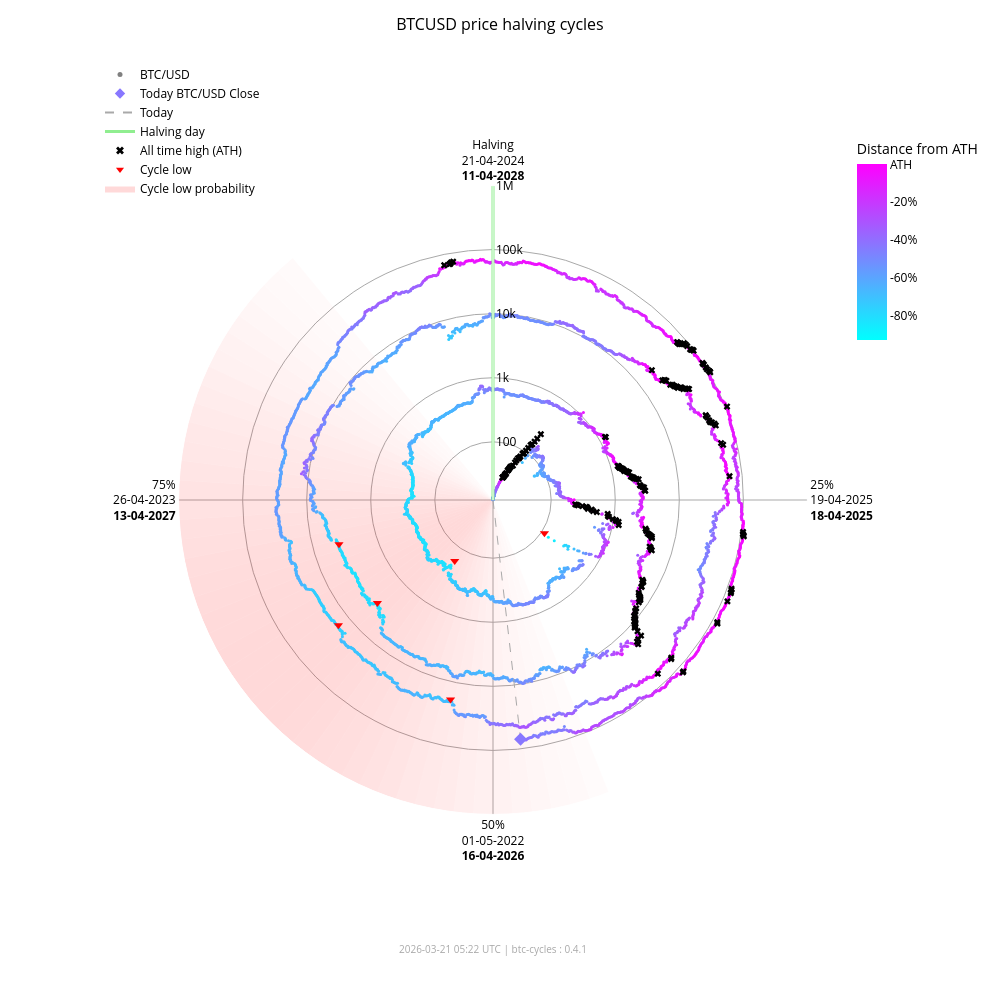

This figure's notebook cell:
### Markdown cell above
### Interactive chart (plotly)

### Code cell
fig_interactive = btc.plot(
    kind="interactive",
    from_date="2012-11-28",
)
# plotly config for interactivity
config = {"scrollZoom": True, "displayModeBar": True}
# display in notebook
fig_interactive.show(config=config)

### Figure 1 — Plotly figure (JSON) as saved in the notebook; plotly's stock layout.template omitted (floating-point values rounded to 4 significant figures; data arrays with more than 128 entries replaced by an {"elided": "..."} marker saying what was removed)
{"data": [{"fill": "toself", "fillcolor": "rgba(255,0,0,0.017168280509461755)", "hoverinfo": "skip", "line": {"width": 0}, "mode": "lines", "r": [12.35, 1000000, 1000000, 12.35, 12.35], "showlegend": false, "theta": [158.4, 158.4, 162.0, 162.0, 158.4], "type": "scatterpolar"}, {"fill": "toself", "fillcolor": "rgba(255,0,0,0.022114794501891175)", "hoverinfo": "skip", "line": {"width": 0}, "mode": "lines", "r": [12.35, 1000000, 1000000, 12.35, 12.35], "showlegend": false, "theta": [162.0, 162.0, 165.6, 165.6, 162.0], "type": "scatterpolar"}, {"fill": "toself", "fillcolor": "rgba(255,0,0,0.02790404259511669)", "hoverinfo": "skip", "line": {"width": 0}, "mode": "lines", "r": [12.35, 1000000, 1000000, 12.35, 12.35], "showlegend": false, "theta": [165.6, 165.6, 169.2, 169.2, 165.6], "type": "scatterpolar"}, {"fill": "toself", "fillcolor": "rgba(255,0,0,0.034518294852420334)", "hoverinfo": "skip", "line": {"width": 0}, "mode": "lines", "r": [12.35, 1000000, 1000000, 12.35, 12.35], "showlegend": false, "theta": [169.2, 169.2, 172.8, 172.8, 169.2], "type": "scatterpolar"}, {"fill": "toself", "fillcolor": "rgba(255,0,0,0.041901979682821514)", "hoverinfo": "skip", "line": {"width": 0}, "mode": "lines", "r": [12.35, 1000000, 1000000, 12.35, 12.35], "showlegend": false, "theta": [172.8, 172.8, 176.4, 176.4, 172.8], "type": "scatterpolar"}, {"fill": "toself", "fillcolor": "rgba(255,0,0,0.04996405861294358)", "hoverinfo": "skip", "line": {"width": 0}, "mode": "lines", "r": [12.35, 1000000, 1000000, 12.35, 12.35], "showlegend": false, "theta": [176.4, 176.4, 180.0, 180.0, 176.4], "type": "scatterpolar"}, {"fill": "toself", "fillcolor": "rgba(255,0,0,0.05858349692240514)", "hoverinfo": "skip", "line": {"width": 0}, "mode": "lines", "r": [12.35, 1000000, 1000000, 12.35, 12.35], "showlegend": false, "theta": [180.0, 180.0, 183.6, 183.6, 180.0], "type": "scatterpolar"}, {"fill": "toself", "fillcolor": "rgba(255,0,0,0.06761662035375064)", "hoverinfo": "skip", "line": {"width": 0}, "mode": "lines", "r": [12.35, 1000000, 1000000, 12.35, 12.35], "showlegend": false, "theta": [183.6, 183.6, 187.2, 187.2, 183.6], "type": "scatterpolar"}, {"fill": "toself", "fillcolor": "rgba(255,0,0,0.07690481219944661)", "hoverinfo": "skip", "line": {"width": 0}, "mode": "lines", "r": [12.35, 1000000, 1000000, 12.35, 12.35], "showlegend": false, "theta": [187.2, 187.2, 190.8, 190.8, 187.2], "type": "scatterpolar"}, {"fill": "toself", "fillcolor": "rgba(255,0,0,0.08628112000611096)", "hoverinfo": "skip", "line": {"width": 0}, "mode": "lines", "r": [12.35, 1000000, 1000000, 12.35, 12.35], "showlegend": false, "theta": [190.8, 190.8, 194.4, 194.4, 190.8], "type": "scatterpolar"}, {"fill": "toself", "fillcolor": "rgba(255,0,0,0.09557490841018089)", "hoverinfo": "skip", "line": {"width": 0}, "mode": "lines", "r": [12.35, 1000000, 1000000, 12.35, 12.35], "showlegend": false, "theta": [194.4, 194.4, 198.0, 198.0, 194.4], "type": "scatterpolar"}, {"fill": "toself", "fillcolor": "rgba(255,0,0,0.10461455782963762)", "hoverinfo": "skip", "line": {"width": 0}, "mode": "lines", "r": [12.35, 1000000, 1000000, 12.35, 12.35], "showlegend": false, "theta": [198.0, 198.0, 201.6, 201.6, 198.0], "type": "scatterpolar"}, {"fill": "toself", "fillcolor": "rgba(255,0,0,0.11322908719652829)", "hoverinfo": "skip", "line": {"width": 0}, "mode": "lines", "r": [12.35, 1000000, 1000000, 12.35, 12.35], "showlegend": false, "theta": [201.6, 201.6, 205.2, 205.2, 201.6], "type": "scatterpolar"}, {"fill": "toself", "fillcolor": "rgba(255,0,0,0.12125015337052986)", "hoverinfo": "skip", "line": {"width": 0}, "mode": "lines", "r": [12.35, 1000000, 1000000, 12.35, 12.35], "showlegend": false, "theta": [205.2, 205.2, 208.8, 208.8, 205.2], "type": "scatterpolar"}, {"fill": "toself", "fillcolor": "rgba(255,0,0,0.12851590515331976)", "hoverinfo": "skip", "line": {"width": 0}, "mode": "lines", "r": [12.35, 1000000, 1000000, 12.35, 12.35], "showlegend": false, "theta": [208.8, 208.8, 212.4, 212.4, 208.8], "type": "scatterpolar"}, {"fill": "toself", "fillcolor": "rgba(255,0,0,0.13487757461161184)", "hoverinfo": "skip", "line": {"width": 0}, "mode": "lines", "r": [12.35, 1000000, 1000000, 12.35, 12.35], "showlegend": false, "theta": [212.4, 212.4, 216.0, 216.0, 212.4], "type": "scatterpolar"}, {"fill": "toself", "fillcolor": "rgba(255,0,0,0.14020862181849592)", "hoverinfo": "skip", "line": {"width": 0}, "mode": "lines", "r": [12.35, 1000000, 1000000, 12.35, 12.35], "showlegend": false, "theta": [216.0, 216.0, 219.6, 219.6, 216.0], "type": "scatterpolar"}, {"fill": "toself", "fillcolor": "rgba(255,0,0,0.14441504950654527)", "hoverinfo": "skip", "line": {"width": 0}, "mode": "lines", "r": [12.35, 1000000, 1000000, 12.35, 12.35], "showlegend": false, "theta": [219.6, 219.6, 223.2, 223.2, 219.6], "type": "scatterpolar"}, {"fill": "toself", "fillcolor": "rgba(255,0,0,0.14744459351271713)", "hoverinfo": "skip", "line": {"width": 0}, "mode": "lines", "r": [12.35, 1000000, 1000000, 12.35, 12.35], "showlegend": false, "theta": [223.2, 223.2, 226.8, 226.8, 223.2], "type": "scatterpolar"}, {"fill": "toself", "fillcolor": "rgba(255,0,0,0.14929223192296423)", "hoverinfo": "skip", "line": {"width": 0}, "mode": "lines", "r": [12.35, 1000000, 1000000, 12.35, 12.35], "showlegend": false, "theta": [226.8, 226.8, 230.4, 230.4, 226.8], "type": "scatterpolar"}, {"fill": "toself", "fillcolor": "rgba(255,0,0,0.15)", "hoverinfo": "skip", "line": {"width": 0}, "mode": "lines", "r": [12.35, 1000000, 1000000, 12.35, 12.35], "showlegend": false, "theta": [230.4, 230.4, 234.0, 234.0, 230.4], "type": "scatterpolar"}, {"fill": "toself", "fillcolor": "rgba(255,0,0,0.14965033825231114)", "hoverinfo": "skip", "line": {"width": 0}, "mode": "lines", "r": [12.35, 1000000, 1000000, 12.35, 12.35], "showlegend": false, "theta": [234.0, 234.0, 237.6, 237.6, 234.0], "type": "scatterpolar"}, {"fill": "toself", "fillcolor": "rgba(255,0,0,0.14835378057909807)", "hoverinfo": "skip", "line": {"width": 0}, "mode": "lines", "r": [12.35, 1000000, 1000000, 12.35, 12.35], "showlegend": false, "theta": [237.6, 237.6, 241.2, 241.2, 237.6], "type": "scatterpolar"}, {"fill": "toself", "fillcolor": "rgba(255,0,0,0.14623322283554635)", "hoverinfo": "skip", "line": {"width": 0}, "mode": "lines", "r": [12.35, 1000000, 1000000, 12.35, 12.35], "showlegend": false, "theta": [241.2, 241.2, 244.8, 244.8, 241.2], "type": "scatterpolar"}, {"fill": "toself", "fillcolor": "rgba(255,0,0,0.1434078538226231)", "hoverinfo": "skip", "line": {"width": 0}, "mode": "lines", "r": [12.35, 1000000, 1000000, 12.35, 12.35], "showlegend": false, "theta": [244.8, 244.8, 248.4, 248.4, 244.8], "type": "scatterpolar"}, {"fill": "toself", "fillcolor": "rgba(255,0,0,0.13997983179373427)", "hoverinfo": "skip", "line": {"width": 0}, "mode": "lines", "r": [12.35, 1000000, 1000000, 12.35, 12.35], "showlegend": false, "theta": [248.4, 248.4, 252.0, 252.0, 248.4], "type": "scatterpolar"}, {"fill": "toself", "fillcolor": "rgba(255,0,0,0.13602598258454268)", "hoverinfo": "skip", "line": {"width": 0}, "mode": "lines", "r": [12.35, 1000000, 1000000, 12.35, 12.35], "showlegend": false, "theta": [252.0, 252.0, 255.6, 255.6, 252.0], "type": "scatterpolar"}, {"fill": "toself", "fillcolor": "rgba(255,0,0,0.13159547355344953)", "hoverinfo": "skip", "line": {"width": 0}, "mode": "lines", "r": [12.35, 1000000, 1000000, 12.35, 12.35], "showlegend": false, "theta": [255.6, 255.6, 259.2, 259.2, 255.6], "type": "scatterpolar"}, {"fill": "toself", "fillcolor": "rgba(255,0,0,0.12671301775492697)", "hoverinfo": "skip", "line": {"width": 0}, "mode": "lines", "r": [12.35, 1000000, 1000000, 12.35, 12.35], "showlegend": false, "theta": [259.2, 259.2, 262.8, 262.8, 259.2], "type": "scatterpolar"}, {"fill": "toself", "fillcolor": "rgba(255,0,0,0.12138610149219965)", "hoverinfo": "skip", "line": {"width": 0}, "mode": "lines", "r": [12.35, 1000000, 1000000, 12.35, 12.35], "showlegend": false, "theta": [262.8, 262.8, 266.4, 266.4, 262.8], "type": "scatterpolar"}, {"fill": "toself", "fillcolor": "rgba(255,0,0,0.1156142551644921)", "hoverinfo": "skip", "line": {"width": 0}, "mode": "lines", "r": [12.35, 1000000, 1000000, 12.35, 12.35], "showlegend": false, "theta": [266.4, 266.4, 270.0, 270.0, 266.4], "type": "scatterpolar"}, {"fill": "toself", "fillcolor": "rgba(255,0,0,0.10939851441251548)", "hoverinfo": "skip", "line": {"width": 0}, "mode": "lines", "r": [12.35, 1000000, 1000000, 12.35, 12.35], "showlegend": false, "theta": [270.0, 270.0, 273.6, 273.6, 270.0], "type": "scatterpolar"}, {"fill": "toself", "fillcolor": "rgba(255,0,0,0.10274974912946185)", "hoverinfo": "skip", "line": {"width": 0}, "mode": "lines", "r": [12.35, 1000000, 1000000, 12.35, 12.35], "showlegend": false, "theta": [273.6, 273.6, 277.2, 277.2, 273.6], "type": "scatterpolar"}, {"fill": "toself", "fillcolor": "rgba(255,0,0,0.09569517349791425)", "hoverinfo": "skip", "line": {"width": 0}, "mode": "lines", "r": [12.35, 1000000, 1000000, 12.35, 12.35], "showlegend": false, "theta": [277.2, 277.2, 280.8, 280.8, 277.2], "type": "scatterpolar"}, {"fill": "toself", "fillcolor": "rgba(255,0,0,0.08828282625646727)", "hoverinfo": "skip", "line": {"width": 0}, "mode": "lines", "r": [12.35, 1000000, 1000000, 12.35, 12.35], "showlegend": false, "theta": [280.8, 280.8, 284.4, 284.4, 280.8], "type": "scatterpolar"}, {"fill": "toself", "fillcolor": "rgba(255,0,0,0.08058400018765345)", "hoverinfo": "skip", "line": {"width": 0}, "mode": "lines", "r": [12.35, 1000000, 1000000, 12.35, 12.35], "showlegend": false, "theta": [284.4, 284.4, 288.0, 288.0, 284.4], "type": "scatterpolar"}, {"fill": "toself", "fillcolor": "rgba(255,0,0,0.07269354608292704)", "hoverinfo": "skip", "line": {"width": 0}, "mode": "lines", "r": [12.35, 1000000, 1000000, 12.35, 12.35], "showlegend": false, "theta": [288.0, 288.0, 291.6, 291.6, 288.0], "type": "scatterpolar"}, {"fill": "toself", "fillcolor": "rgba(255,0,0,0.06472784449068783)", "hoverinfo": "skip", "line": {"width": 0}, "mode": "lines", "r": [12.35, 1000000, 1000000, 12.35, 12.35], "showlegend": false, "theta": [291.6, 291.6, 295.2, 295.2, 291.6], "type": "scatterpolar"}, {"fill": "toself", "fillcolor": "rgba(255,0,0,0.05682021976743955)", "hoverinfo": "skip", "line": {"width": 0}, "mode": "lines", "r": [12.35, 1000000, 1000000, 12.35, 12.35], "showlegend": false, "theta": [295.2, 295.2, 298.8, 298.8, 295.2], "type": "scatterpolar"}, {"fill": "toself", "fillcolor": "rgba(255,0,0,0.04911378436707333)", "hoverinfo": "skip", "line": {"width": 0}, "mode": "lines", "r": [12.35, 1000000, 1000000, 12.35, 12.35], "showlegend": false, "theta": [298.8, 298.8, 302.4, 302.4, 298.8], "type": "scatterpolar"}, {"fill": "toself", "fillcolor": "rgba(255,0,0,0.04175213714896469)", "hoverinfo": "skip", "line": {"width": 0}, "mode": "lines", "r": [12.35, 1000000, 1000000, 12.35, 12.35], "showlegend": false, "theta": [302.4, 302.4, 306.0, 306.0, 302.4], "type": "scatterpolar"}, {"fill": "toself", "fillcolor": "rgba(255,0,0,0.034868865657538876)", "hoverinfo": "skip", "line": {"width": 0}, "mode": "lines", "r": [12.35, 1000000, 1000000, 12.35, 12.35], "showlegend": false, "theta": [306.0, 306.0, 309.6, 309.6, 306.0], "type": "scatterpolar"}, {"fill": "toself", "fillcolor": "rgba(255,0,0,0.02857722515334582)", "hoverinfo": "skip", "line": {"width": 0}, "mode": "lines", "r": [12.35, 1000000, 1000000, 12.35, 12.35], "showlegend": false, "theta": [309.6, 309.6, 313.2, 313.2, 309.6], "type": "scatterpolar"}, {"fill": "toself", "fillcolor": "rgba(255,0,0,0.022961515313555197)", "hoverinfo": "skip", "line": {"width": 0}, "mode": "lines", "r": [12.35, 1000000, 1000000, 12.35, 12.35], "showlegend": false, "theta": [313.2, 313.2, 316.8, 316.8, 313.2], "type": "scatterpolar"}, {"fill": "toself", "fillcolor": "rgba(255,0,0,0.01807146942917362)", "hoverinfo": "skip", "line": {"width": 0}, "mode": "lines", "r": [12.35, 1000000, 1000000, 12.35, 12.35], "showlegend": false, "theta": [316.8, 316.8, 320.4, 320.4, 316.8], "type": "scatterpolar"}, {"hoverinfo": "text", "marker": {"color": {"elided": "4862 str values"}, "size": 3}, "mode": "markers", "r": {"elided": "4862 float values"}, "showlegend": false, "text": {"elided": "4862 str values"}, "theta": {"elided": "4862 float values"}, "type": "scatterpolar"}, {"hoverinfo": "skip", "line": {"color": "lightgreen", "width": 3}, "mode": "lines", "r": [12.35, 1000000], "showlegend": false, "theta": [0, 0], "type": "scatterpolar"}, {"hoverinfo": "skip", "line": {"color": "darkgrey", "dash": "dash", "width": 1}, "mode": "lines", "r": [12.35, 70730.0], "showlegend": false, "theta": [173.4, 173.4], "type": "scatterpolar"}, {"hoverinfo": "text", "marker": {"color": "#8877ff", "size": 10, "symbol": "diamond"}, "mode": "markers", "r": [70730.0], "showlegend": false, "text": ["Today<br>Date: 2026-03-21<br>Price: $70,726.03"], "theta": [173.4], "type": "scatterpolar"}, {"hoverinfo": "text", "marker": {"color": "black", "size": 6, "symbol": "x"}, "mode": "markers", "r": {"elided": "195 float values"}, "showlegend": false, "text": {"elided": "195 str values"}, "theta": {"elided": "195 float values"}, "type": "scatterpolar"}, {"hoverinfo": "text", "marker": {"color": "red", "size": 8, "symbol": "triangle-down"}, "mode": "markers", "r": [111.6, 164.9, 3233.0, 3925.0, 18950.0, 15760.0], "showlegend": false, "text": ["Cycle Low<br>Date: 2014-02-21<br>Price: $111.56<br>ATH distance: -91.0%", "Cycle Low<br>Date: 2015-01-14<br>Price: $164.92<br>ATH distance: -86.7%", "Cycle Low<br>Date: 2018-12-15<br>Price: $3,232.51<br>ATH distance: -83.3%", "Cycle Low<br>Date: 2019-03-25<br>Price: $3,924.55<br>ATH distance: -79.7%", "Cycle Low<br>Date: 2022-06-18<br>Price: $18,954.25<br>ATH distance: -71.9%", "Cycle Low<br>Date: 2022-11-21<br>Price: $15,760.19<br>ATH distance: -76.7%"], "theta": [122.8, 212.1, 228.3, 254.0, 192.0, 231.0], "type": "scatterpolar"}, {"marker": {"color": "grey", "size": 5}, "mode": "markers", "name": "BTC/USD", "r": [null], "theta": [null], "type": "scatterpolar"}, {"marker": {"color": "#8877ff", "size": 8, "symbol": "diamond"}, "mode": "markers", "name": "Today BTC/USD Close", "r": [null], "theta": [null], "type": "scatterpolar"}, {"line": {"color": "darkgrey", "dash": "dash"}, "mode": "lines", "name": "Today", "r": [null], "theta": [null], "type": "scatterpolar"}, {"line": {"color": "lightgreen", "width": 3}, "mode": "lines", "name": "Halving day", "r": [null], "theta": [null], "type": "scatterpolar"}, {"marker": {"color": "black", "size": 7, "symbol": "x"}, "mode": "markers", "name": "All time high (ATH)", "r": [null], "theta": [null], "type": "scatterpolar"}, {"marker": {"color": "red", "size": 7, "symbol": "triangle-down"}, "mode": "markers", "name": "Cycle low", "r": [null], "theta": [null], "type": "scatterpolar"}, {"fill": "toself", "fillcolor": "rgba(255,0,0,0.15)", "line": {"width": 0}, "mode": "lines", "name": "Cycle low probability", "r": [null], "theta": [null], "type": "scatterpolar"}, {"hoverinfo": "skip", "marker": {"cmax": 0, "cmin": -0.9307, "color": [0], "colorbar": {"len": 0.25, "ticktext": ["ATH", "-20%", "-40%", "-60%", "-80%", "-100%"], "tickvals": [0, -0.2, -0.4, -0.6, -0.8, -1.0], "title": {"text": "Distance from ATH"}, "x": 0.95, "y": 0.92, "yanchor": "top"}, "colorscale": {"elided": "256x2 mixed values"}, "showscale": true, "size": 0}, "mode": "markers", "r": [null], "showlegend": false, "theta": [null], "type": "scatterpolar"}], "layout": {"annotations": [{"font": {"color": "darkgrey", "size": 10}, "showarrow": false, "text": "2026-03-21 05:22 UTC | btc-cycles : 0.4.1", "x": 0.5, "xref": "paper", "y": -0.02, "yref": "paper"}], "font": {"color": "black"}, "height": 1000, "legend": {"bgcolor": "rgba(0,0,0,0)", "font": {"color": "black"}, "x": 0.0, "y": 1.0}, "margin": {"b": 60, "l": 100, "r": 80, "t": 60}, "paper_bgcolor": "white", "plot_bgcolor": "white", "polar": {"angularaxis": {"color": "black", "direction": "clockwise", "gridcolor": "darkgrey", "rotation": 90, "ticktext": ["Halving<br>21-04-2024<br><b>11-04-2028</b>", "25%<br>19-04-2025<br><b>18-04-2025</b>", "50%<br>01-05-2022<br><b>16-04-2026</b>", "75%<br>26-04-2023<br><b>13-04-2027</b>"], "tickvals": [0, 90, 180, 270]}, "bgcolor": "white", "domain": {"x": [0.1, 0.9], "y": [0.05, 0.95]}, "radialaxis": {"angle": 90, "color": "black", "gridcolor": "darkgrey", "range": [1.092, 6.0], "tickangle": 90, "ticktext": ["100", "1k", "10k", "100k", "1M"], "tickvals": [100, 1000, 10000, 100000, 1000000], "type": "log"}}, "title": {"font": {"color": "black", "size": 16}, "text": "BTCUSD price halving cycles", "x": 0.5}, "width": 1000}}
